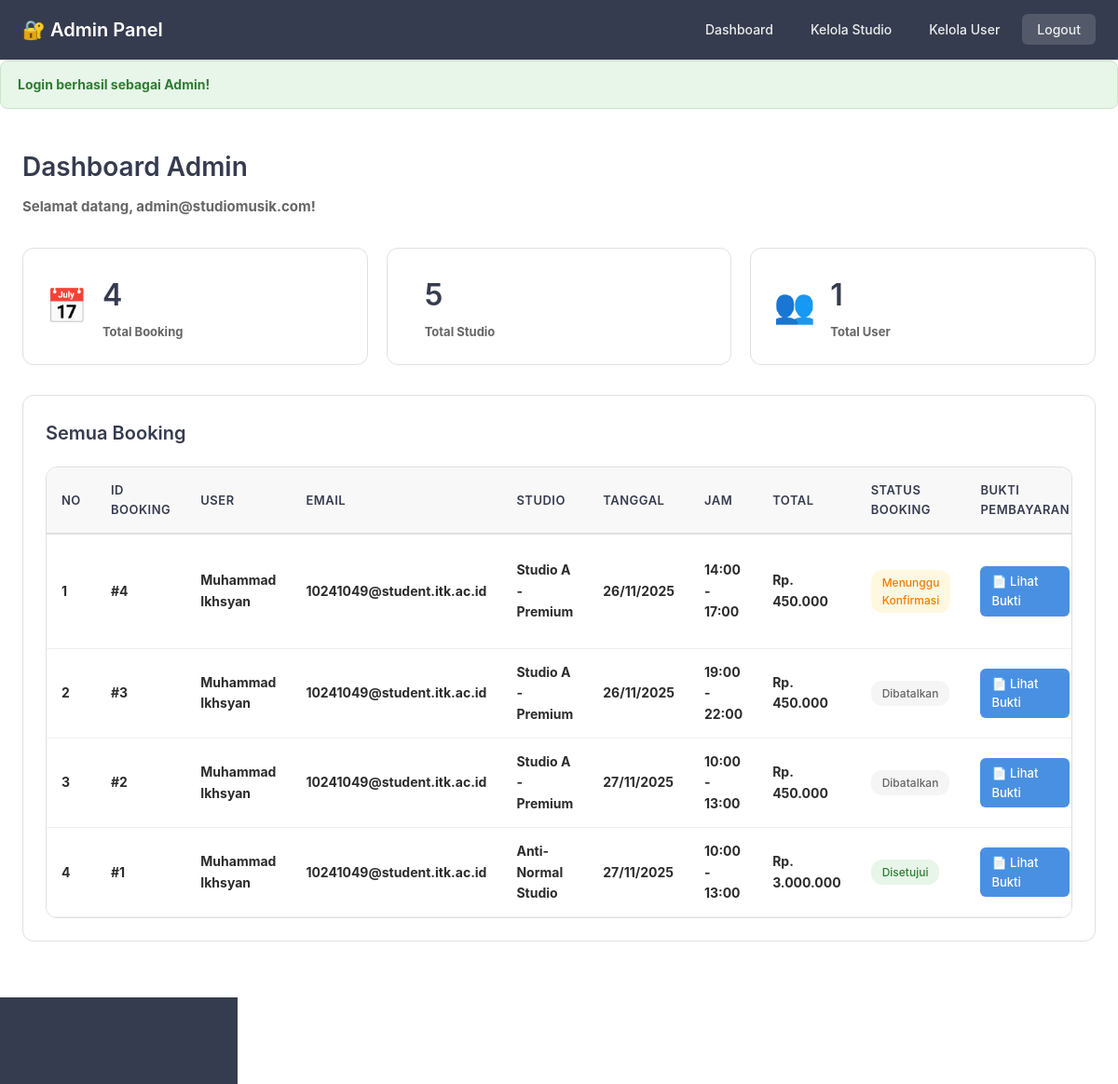
The app's page /public/index.php?url=admin/dashboard (signed in) with its own data.
### tables this page shows
CREATE TABLE `booking` (
  `id_booking` int(11) NOT NULL,
  `id_user` int(11) NOT NULL,
  `id_studio` int(11) NOT NULL,
  `tanggal_main` date NOT NULL,
  `jam_mulai` time NOT NULL,
  `jam_selesai` time NOT NULL,
  `total_bayar` decimal(10,2) NOT NULL,
  `status_booking` enum('Menunggu Konfirmasi','Disetujui','Selesai','Dibatalkan') DEFAULT 'Menunggu Konfirmasi',
  `created_at` timestamp NULL DEFAULT current_timestamp()
);

CREATE TABLE `users` (
  `id_user` int(11) NOT NULL,
  `nama` varchar(100) NOT NULL,
  `email` varchar(100) NOT NULL,
  `password` varchar(255) NOT NULL,
  `no_telp` varchar(15) NOT NULL,
  `created_at` timestamp NULL DEFAULT current_timestamp()
);

CREATE TABLE `studios` (
  `id_studio` int(11) NOT NULL,
  `nama_studio` varchar(100) NOT NULL,
  `deskripsi` text DEFAULT NULL,
  `harga_per_jam` decimal(10,2) NOT NULL,
  `fasilitas` text DEFAULT NULL,
  `kapasitas` int(11) NOT NULL,
  `gambar` varchar(255) DEFAULT NULL,
  `status_ketersediaan` enum('Tersedia','Tidak Tersedia') DEFAULT 'Tersedia',
  `created_at` timestamp NULL DEFAULT current_timestamp()
);

### app/controllers/AdminController.php (called while the page is built, shortened)
<?php
require_once __DIR__ . '/../../core/Controller.php';
class AdminController extends Controller {
    public function dashboard() {
        $adminModel = $this->model('Admin');
        $bookingModel = $this->model('Booking');
        $studioModel = $this->model('Studio');
        $userModel = $this->model('User');
        $totalBookings = count($bookingModel->all());
        $totalStudios = count($studioModel->all());
        $totalUsers = count($userModel->all());
        $allBookings = $adminModel->getAllBookings();
        $data = [
            'admin' => $_SESSION['admin'],
            'totalBookings' => $totalBookings,
            'totalStudios' => $totalStudios,
            'totalUsers' => $totalUsers,
            'bookings' => $allBookings,
            'title' => 'Admin Dashboard'
        ];
        $this->view('admin/dashboard', $data);
    }
}
?>

### core/Model.php (called while the page is built, shortened)
<?php
class Model {
    protected $db;
    protected $table;
    public function __construct() {
        require_once __DIR__ . '/../config/Database.php';
        $database = new Database();
        $this->db = $database->getConnection();
    }
    public function all() {
        $query = "SELECT * FROM " . $this->table;
        $stmt = $this->db->prepare($query);
        $stmt->execute();
        return $stmt->fetchAll(PDO::FETCH_ASSOC);
    }
}
?>

### config/Database.php (called while the page is built, shortened)
<?php
class Database {
    private $host = "localhost";
    private $db_name = "studio_music";
    private $username = "root";
    private $password = "";
    public function getConnection() {
        $this->conn = null;
        try {
            $this->conn = new PDO(
                "mysql:host=" . $this->host . ";dbname=" . $this->db_name,
                $this->username,
                $this->password
            );
            $this->conn->setAttribute(PDO::ATTR_ERRMODE, PDO::ERRMODE_EXCEPTION);
            $this->conn->exec("set names utf8");
        } catch(PDOException $e) {
            echo "Connection Error: " . $e->getMessage();
        }
        return $this->conn;
    }
}
?>

### app/models/Admin.php (called while the page is built, shortened)
<?php
require_once __DIR__ . '/../../core/Model.php';
class Admin extends Model {
    public function getAllBookings() {
        $query = "SELECT b.*, s.nama_studio, u.nama as nama_user, u.email as email_user,
                  p.bukti_pembayaran
                  FROM booking b
                  JOIN studios s ON b.id_studio = s.id_studio
                  JOIN users u ON b.id_user = u.id_user
                  LEFT JOIN payments p ON b.id_booking = p.id_booking
                  ORDER BY b.created_at DESC";
        $stmt = $this->db->prepare($query);
        $stmt->execute();
        return $stmt->fetchAll(PDO::FETCH_ASSOC);
    }
}
?>

### app/views/admin/dashboard.php (the view, shortened to what this page needs)
<?php include __DIR__ . '/header.php'; ?>
<div class="admin-dashboard-container">
    <div class="page-header">
        <h1>Dashboard Admin</h1>
        <p>Selamat datang, <?= htmlspecialchars($admin['email']) ?>!</p>
    </div>
    <div class="stats-grid">
        <div class="stat-card">
            <div class="stat-icon">📅</div>
            <div class="stat-info">
                <h3><?= $totalBookings ?></h3>
                <p>Total Booking</p>
            </div>
        </div>
        <div class="stat-card">
            <div class="stat-info">
                <h3><?= $totalStudios ?></h3>
                <p>Total Studio</p>
            </div>
        </div>
        <div class="stat-card">
            <div class="stat-icon">👥</div>
            <div class="stat-info">
                <h3><?= $totalUsers ?></h3>
                <p>Total User</p>
            </div>
        </div>
    </div>
    <div class="admin-section">
        <h2>Semua Booking</h2>
        <?php if (!empty($bookings)): ?>
            <div class="table-responsive">
                <table class="booking-table">
                    <thead>
                        <tr>
                            <th>No</th>
                            <th>ID Booking</th>
                            <th>User</th>
                            <th>Email</th>
                            <th>Studio</th>
                            <th>Tanggal</th>
                            <th>Jam</th>
                            <th>Total</th>
                            <th>Status Booking</th>
                            <th>Bukti Pembayaran</th>
                        </tr>
                    </thead>
                    <tbody>
                        <?php $no = 1; ?>
                        <?php foreach ($bookings as $booking): ?>
                            <tr>
                                <td><?= $no++ ?></td>
                                <td><strong>#<?= $booking['id_booking'] ?></strong></td>
                                <td><?= htmlspecialchars($booking['nama_user']) ?></td>
                                <td><?= htmlspecialchars($booking['email_user']) ?></td>
                                <td><?= htmlspecialchars($booking['nama_studio']) ?></td>
                                <td><?= date('d/m/Y', strtotime($booking['tanggal_main'])) ?></td>
                                <td><?= date('H:i', strtotime($booking['jam_mulai'])) ?> - <?= date('H:i', strtotime($booking['jam_selesai'])) ?></td>
                                <td>Rp. <?= number_format($booking['total_bayar'], 0, ',', '.') ?></td>
                                <td>
                                    <span class="status-badge status-<?= strtolower(str_replace(' ', '-', $booking['status_booking'])) ?>">
                                        <?= htmlspecialchars($booking['status_booking']) ?>
                                    </span>
                                </td>
                                <td>
                                    <?php if (!empty($booking['bukti_pembayaran'])): ?>
                                        <a href="/Studio-Music/public/images/payments/<?= htmlspecialchars($booking['bukti_pembayaran']) ?>"
                                           target="_blank"
                                           class="btn-view-bukti">
                                            📄 Lihat Bukti
                                        </a>
                                    <?php else: ?>
                                        <span class="text-muted">Belum upload</span>
                                    <?php endif; ?>
                                </td>
                            </tr>
                        <?php endforeach; ?>
                    </tbody>
                </table>
            </div>
        <?php else: ?>
            <div class="no-data">
                <p>Belum ada booking di sistem.</p>
            </div>
        <?php endif; ?>
    </div>
</div>
<?php include __DIR__ . '/footer.php'; ?>

### public/css/minimalist.css (style rules this page uses)
* { margin: 0; padding: 0; box-sizing: border-box; }
body { font-family: -apple-system, BlinkMacSystemFont, 'SF Pro Display'; background-color: #ffffff; color: #2c2c2c; line-height: 1.6; font-weight: 700; }
.page-header { margin-bottom: 32px; }
.page-header h1 { font-size: 28px; color: #363c4f; margin-bottom: 8px; font-weight: 600; }
.page-header p, .page-header .subtitle { color: #666; font-size: 15px; }
.btn-view-bukti { display: inline-block; background: #4a90e2; color: white; padding: 6px 12px; border-radius: 6px; text-decoration: none; font-size: 13px; font-weight: 500; transition: all 0.2s; }
.table-responsive { overflow-x: auto; background: white; border: 1px solid #e0e0e0; border-radius: 12px; }
.booking-table { width: 100%; border-collapse: collapse; }
.booking-table thead { background: #f8f8f8; border-bottom: 2px solid #e0e0e0; }
.booking-table th { padding: 14px 16px; text-align: left; font-weight: 600; font-size: 13px; color: #363c4f; text-transform: uppercase; letter-spacing: 0.5px; }
.booking-table td { padding: 14px 16px; border-bottom: 1px solid #f0f0f0; font-size: 14px; color: #2c2c2c; }
.status-badge { padding: 4px 12px; border-radius: 12px; font-size: 12px; font-weight: 500; display: inline-block; }
.status-menunggu-konfirmasi { background: #fff8e1; color: #f57c00; }
.status-disetujui { background: #e8f5e9; color: #2e7d32; }
.status-dibatalkan { background: #f5f5f5; color: #666; }
.stats-grid { display: grid; grid-template-columns: repeat(auto-fit, minmax(240px, 1fr)); gap: 20px; margin-bottom: 32px; }
.stat-card { background: white; padding: 24px; border-radius: 12px; border: 1px solid #e0e0e0; display: flex; align-items: center; gap: 16px; }
.stat-icon { font-size: 36px; }
.stat-info h3 { font-size: 32px; margin: 0; color: #363c4f; font-weight: 600; }
.stat-info p { margin: 4px 0 0; color: #666; font-size: 13px; }
.admin-section { background: white; padding: 24px; border-radius: 12px; border: 1px solid #e0e0e0; margin-bottom: 24px; }
.admin-section h2 { margin-bottom: 20px; color: #363c4f; font-size: 20px; font-weight: 600; }

### records on screen
booking: id_booking "4", id_user.nama "Muhammad Ikhsyan", id_user.email "10241049@student.itk.ac.id", id_studio.nama_studio "Studio A - Premium", tanggal_main "26/11/2025", jam_mulai "14:00", jam_selesai "17:00", total_bayar "450.000", status_booking "Menunggu Konfirmasi"
booking: id_booking "3", id_user.nama "Muhammad Ikhsyan", id_user.email "10241049@student.itk.ac.id", id_studio.nama_studio "Studio A - Premium", tanggal_main "26/11/2025", jam_mulai "19:00", jam_selesai "22:00", total_bayar "450.000", status_booking "Dibatalkan"
booking: id_booking "2", id_user.nama "Muhammad Ikhsyan", id_user.email "10241049@student.itk.ac.id", id_studio.nama_studio "Studio A - Premium", tanggal_main "27/11/2025", jam_mulai "10:00", jam_selesai "13:00", total_bayar "450.000", status_booking "Dibatalkan"
booking: id_booking "1", id_user.nama "Muhammad Ikhsyan", id_user.email "10241049@student.itk.ac.id", id_studio.nama_studio "Anti-Normal Studio", tanggal_main "27/11/2025", jam_mulai "10:00", jam_selesai "13:00", total_bayar "3.000.000", status_booking "Disetujui"

### other values on screen
$flash['message'] "Login berhasil sebagai Admin!"
$admin['email'] "admin@studiomusik.com"
$totalBookings "4"
$totalStudios "5"
$totalUsers "1"
